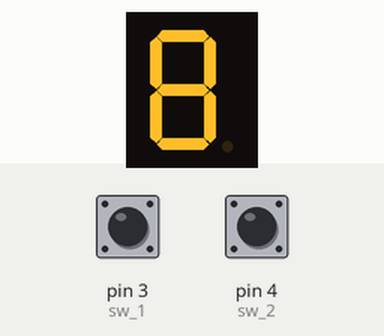
This sketch was run on a simulated Arduino Uno, built with avr-gcc and run on an emulated ATmega328P. Shown: 1-digit seven-segment display. Wiring (inferred from the names in the program): 1-digit 7-segment display, segments lit when HIGH: segments pin 6, pin 7, pin 8, pin 9, pin 10, pin 11, pin 12. The inputs (shaded band) are chosen by the test bench; at power-on: pin 3 (sw_1) LOW, pin 4 (sw_2) LOW. The segment pins are drawn as the display they are named for.

Above: at 1.2 s.
1.3 s: pin 3 (sw_1) pulled HIGH for 0.15 s
At 3.2 s:
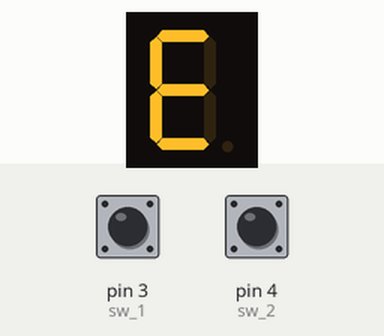
4.4 s: pin 4 (sw_2) pulled HIGH for 1 s
At 6.0 s:
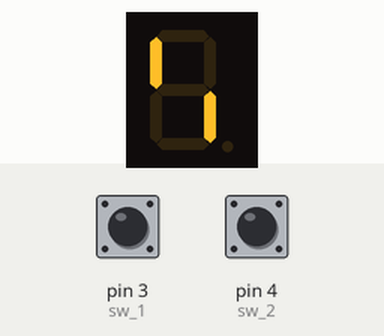
8.4 s: pin 4 (sw_2) pulled HIGH for 1 s
At 8.9 s:
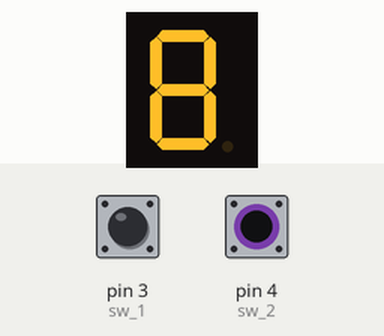
12.4 s: pin 3 (sw_1) pulled HIGH for 1 s
At 14.5 s:
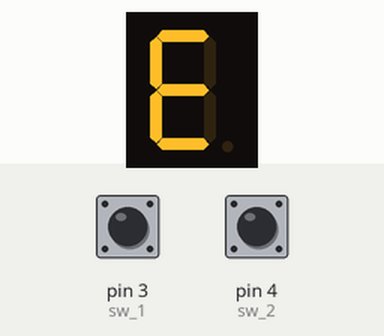
16.4 s: pin 4 (sw_2) pulled HIGH for 0.15 s
At 17.9 s:
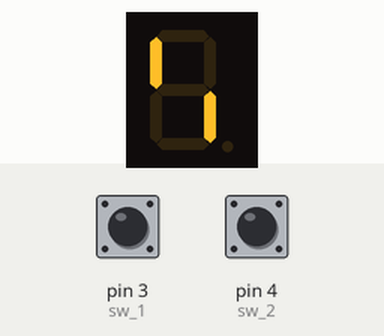
19.5 s: pin 4 (sw_2) pulled HIGH for 0.15 s
Timing chart, 0 to 22.5 s (numbered marks = the images above; inputs shaded):
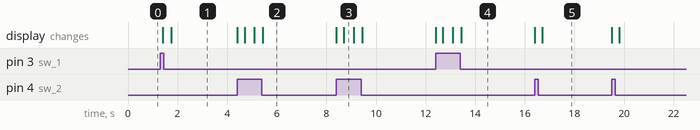

Measured:
- after the input at 1.3 s, the display: changes after 0.10 s (image 1)
- after the input at 4.4 s, the display: first changes at once (image 2 shows a later state)
- after the input at 8.4 s, the display: changes at once (image 3)
- after the input at 12.4 s, the display: first changes at once (image 4 shows a later state)
- what the display in image 3 shows lasts 0.4 s, from 8.7 s to 9.1 s

The sketch:

7Seg_SW3_num.ino
```cpp
int a = 6;        //for light part A
int b = 7;        // B
int c = 8;        // C
int d = 9;        // D
int e = 10;       // E
int f = 11;       // F
int g = 12;       // G
int sw_1 = 3;
int sw_2 = 4;
int x;
void segmentoff()
{
  digitalWrite(a, HIGH);  digitalWrite(b, HIGH);  digitalWrite(c, HIGH);
  digitalWrite(d, HIGH);  digitalWrite(e, HIGH);  digitalWrite(f, HIGH);
  digitalWrite(g, HIGH);
}
void setup()
{
  pinMode(a, OUTPUT);    pinMode(b, OUTPUT);    pinMode(c, OUTPUT);
  pinMode(d, OUTPUT);    pinMode(e, OUTPUT);    pinMode(f, OUTPUT);
  pinMode(g, OUTPUT);
}

void segment_nom(int nomb)
{
  if ( nomb != 1 && nomb != 4)
    digitalWrite(a, LOW);
  if (nomb != 5 && nomb != 6)
    digitalWrite(b, LOW);
  if (nomb != 2)
    digitalWrite(c, LOW);
  if (nomb != 1 && nomb != 4 && nomb != 7)
    digitalWrite(d, LOW);
  if (nomb != 1 && nomb != 3 && nomb != 4 && nomb != 5 && nomb != 7 && nomb != 9 )
    digitalWrite(e, LOW);
  if (nomb != 1 && nomb != 2 && nomb != 3 && nomb != 7)
    digitalWrite(f, LOW);
  if (nomb != 0 && nomb != 1 && nomb != 7)
    digitalWrite(g, LOW);
}
void loop()
{
  segmentoff();
  if (digitalRead (sw_1) == HIGH)
  {
    x = 1;
    delay(100);
  }
  else if (digitalRead (sw_2) == HIGH)
  {
    x = 2;
    delay(100);
  }
  if (x == 1) segment_nom(1);
  else if (x == 2) segment_nom(2);
}
```
